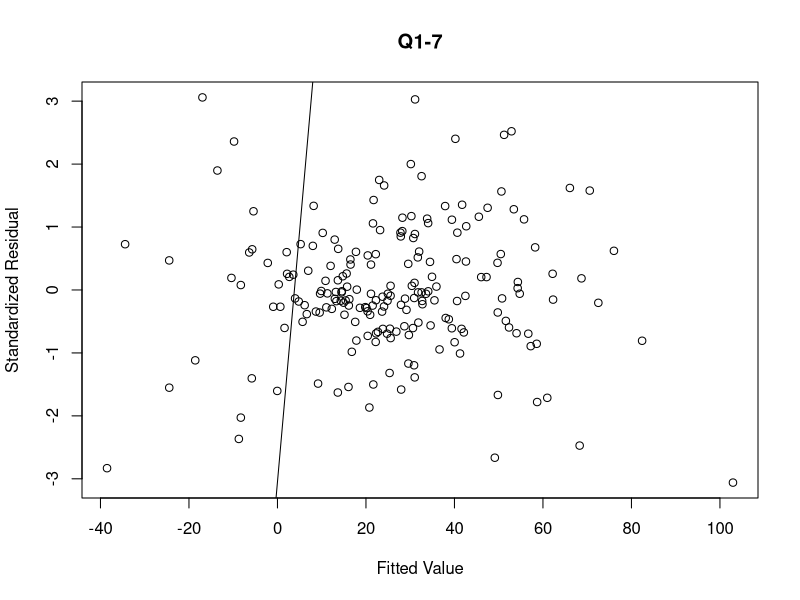
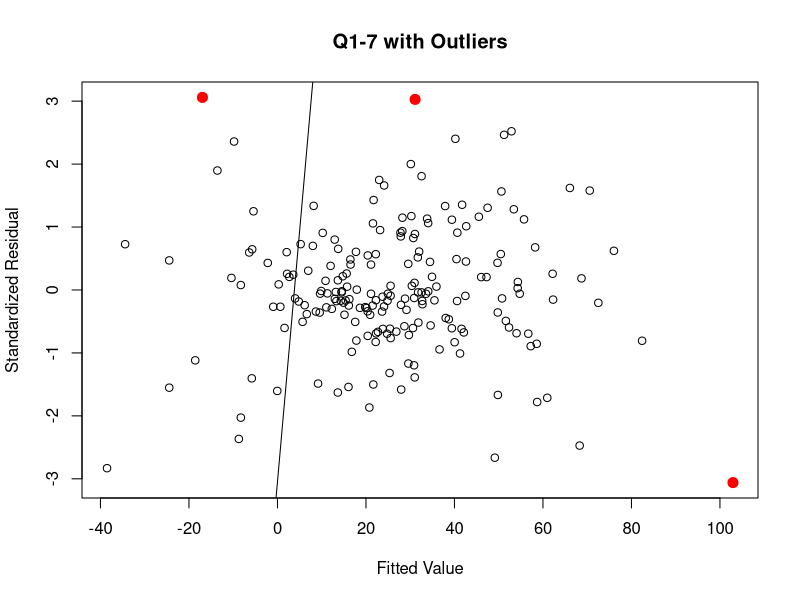
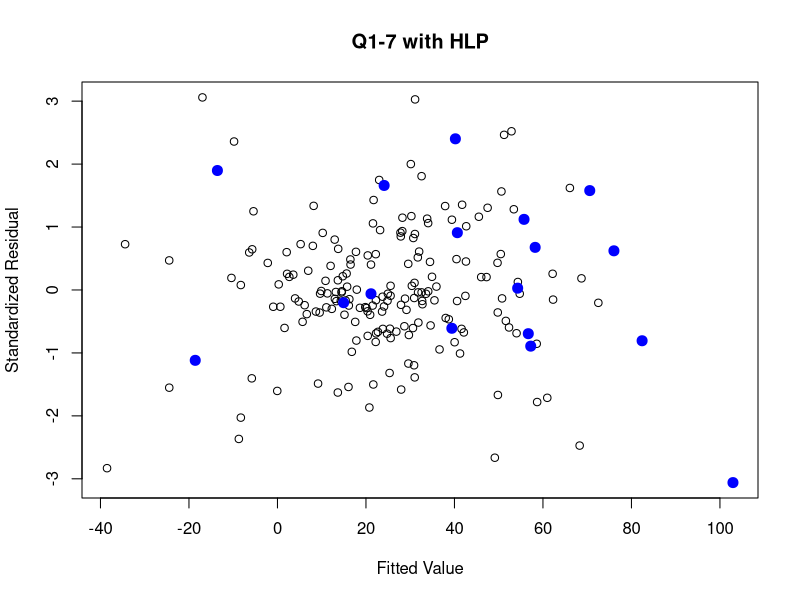
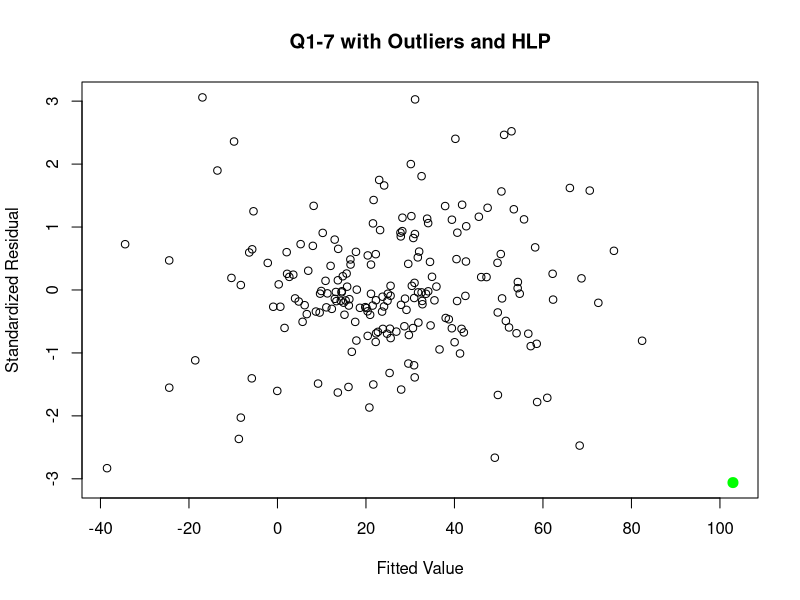

The R script that drew these images, in order:
#Q1-7
#Data Preparation
library(AER)
data("USMacroG")
USMacroG=na.omit(USMacroG)
Macro=as.data.frame(apply(USMacroG,2,diff))
dim(Macro)

#Regress on gdp, invest, government, dpi, population, interest
fit1_7 = lm(Macro$consumption ~ Macro$gdp + Macro$invest + Macro$government 
            + Macro$dpi + Macro$population + Macro$interest)
summary(fit1_7)

#Plot Standardize model
plot(fit1_7$fitted.values, rstandard(fit1_7), xlab = "Fitted Value", ylab = 'Standardized Residual'
     , main = "Q1-7")
abline(fit1_7)

#Calculate the average of leverages
K = length(fit1_7$coefficients)
n = length(Macro$consumption)
avg_of_leverage = K/n
avg_of_leverage

#Find Outlier
plot(fit1_7$fitted.values, rstandard(fit1_7), xlab = "Fitted Value", ylab = 'Standardized Residual'
     , main = "Q1-7 with Outliers")
abline(fit1_7)
i = which(abs(rstandard(fit1_7)) > 3)
points(fit1_7$fitted.values[i], rstandard(fit1_7)[i], col = 'red', cex = 2, pch = 20)

#Find HLP
plot(fit1_7$fitted.values, rstandard(fit1_7), xlab = "Fitted Value", ylab = 'Standardized Residual'
     , main = "Q1-7 with HLP")
j = which(hatvalues(fit1_7) > 2*avg_of_leverage)
points(fit1_7$fitted.values[j], rstandard(fit1_7)[j], col = 'blue', cex = 2, pch = 20)

#Find Outliers & HLP
plot(fit1_7$fitted.values, rstandard(fit1_7), xlab = "Fitted Value", ylab = 'Standardized Residual'
     , main = "Q1-7 with Outliers and HLP")
k = which((hatvalues(fit1_7) > 2*avg_of_leverage) & (abs(rstandard(fit1_7)) > 3))
points(fit1_7$fitted.values[k], rstandard(fit1_7)[k], col = 'green', cex = 2, pch = 20)

for (i in 1:10){
  print(Macro$gdp[i])
}
